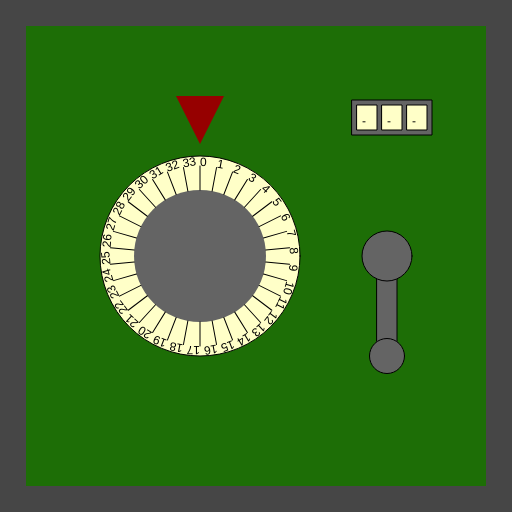
Frame 1 (no input)
Frame 60 (no input): identical to frame 1, image omitted
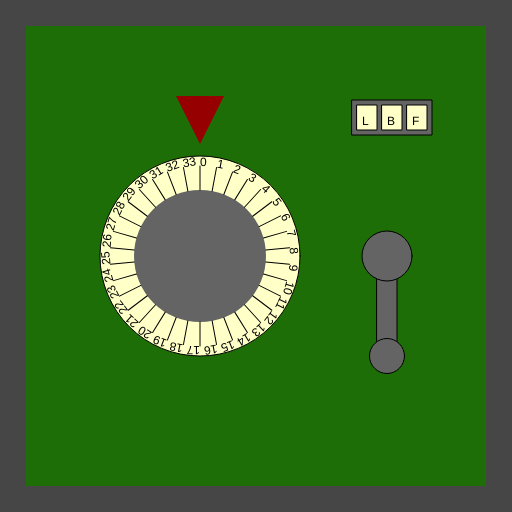
Frame 120 (the mouse pressed at the canvas centre since frame 60)

The p5.js sketch that drew these frames (run headless with seeded random() and noise() and a simulated clock; from frame 60 on, the mouse is pressed at the canvas centre):

// p5.js sketch
// ── sketch.js
/*

Officer: 5706702
CaseNum: 303-1-46451635-5706702

Case 303 - The Case of the Crooked Attorney
Stage 2 - Torvalds' House

This safe is in Torvalds’ home study. Be careful. If you get caught, I don’t know you !

Crack this safe by doing the following:

	When any key is pressed:
	- Decrement HiddenStoreKey_0 by 1

	When any key is released:
	- Increment HiddenStoreKey_1 by 2

	When the mouse button is pressed:
	- Make HiddenStoreKey_2 equal to the string "LBF"

	When the mouse button is released:
	- Make HiddenStoreKey_2 equal to the string "NLT"



This time you'll need to create the relevant event handlers yourself.

There are many possible ways of investigating this case, but you
should use ONLY the following commands:

	- The assignment operator aka. the equals sign !
	- Incrementing +=
	- Decrementing -=

*/

//declare the variables

var HiddenStoreKey_0;
var HiddenStoreKey_1;
var HiddenStoreKey_2;


function preload() {
	//IMAGES WILL BE LOADED HERE

}

function setup() {
	createCanvas(512, 512);

	//initialise the variables
	HiddenStoreKey_0 = 0;
	HiddenStoreKey_1 = 0;
	HiddenStoreKey_2 = "";

}

///////////////////EVENT HANDLERS///////////////////

//Create event handlers here to open the safe ...
function keyPressed() {
	console.log("keyPressed", key);
	HiddenStoreKey_0 -= 1
}

function keyReleased() {
	console.log("keyReleased", key);
	HiddenStoreKey_1 += 2
}

function mousePressed() {
	console.log("mousePressed");
	HiddenStoreKey_2 = "LBF"
}

function mouseReleased() {
	console.log("mouseReleased");
	HiddenStoreKey_2 = "NLT"
}

///////////////DO NOT CHANGE CODE BELOW THIS POINT///////////////////

function draw() {

	//Draw the safe door
	background(70);
	noStroke();
	fill(29, 110, 6);
	rect(26, 26, width - 52, width - 52);

	//Draw the combination dial
	push();
	translate(200, height / 2);
	drawDial(200, HiddenStoreKey_0, 34);
	pop();

	//Draw the lever
	push();
	translate(width - 125, 256);
	drawLever(HiddenStoreKey_1);
	pop();

	//Draw the spinner
	push();
	translate(width - 120, 100);
	drawSpinner(3, HiddenStoreKey_2);
	pop();

}

function drawDial(diameter, num, maxNum) {
	//the combination lock

	var r = diameter * 0.5;
	var p = r * 0.6;

	stroke(0);
	fill(255, 255, 200);
	ellipse(0, 0, diameter, diameter);
	fill(100);
	noStroke();
	ellipse(0, 0, diameter * 0.66, diameter * 0.66);
	fill(150, 0, 0);
	triangle(
		-p * 0.4, -r - p,
		p * 0.4, -r - p,
		0, -r - p / 5
	);

	noStroke();

	push();
	var inc = 360 / maxNum;

	rotate(radians(-num * inc));
	for (var i = 0; i < maxNum; i++) {
		push();
		rotate(radians(i * inc));
		stroke(0);
		line(0, -r * 0.66, 0, -(r - 10));
		noStroke();
		fill(0);
		text(i, 0, -(r - 10));
		pop();
	}

	pop();
}

function drawLever(rot) {
	push();
	rotate(radians(-rot))
	stroke(0);
	fill(100);
	rect(-10, 0, 20, 100);
	ellipse(0, 0, 50, 50);
	ellipse(0, 100, 35, 35);
	pop();
}

function drawSpinner(numSpinners, val) {
	var sw = 20;
	var ow = (sw + 5) * numSpinners + 5;
	stroke(0);
	fill(100);
	rect(-ow / 2, 0, ow, 35);
	if (typeof (val) == "number") {
		val = floor(val).toString(); //convert to string
	}


	for (var d = numSpinners - val.length; d > 0; d--) {
		val = "-" + val;
	}

	for (var i = 0; i < numSpinners; i++) {
		stroke(0);
		fill(255, 255, 200);
		rect(-ow / 2 + i * (sw + 5) + 5, 5, 20, 25);
		fill(0);
		noStroke();
		text(val[i], -ow / 2 + sw / 2 + i * (sw + 5), 25);
	}

}
